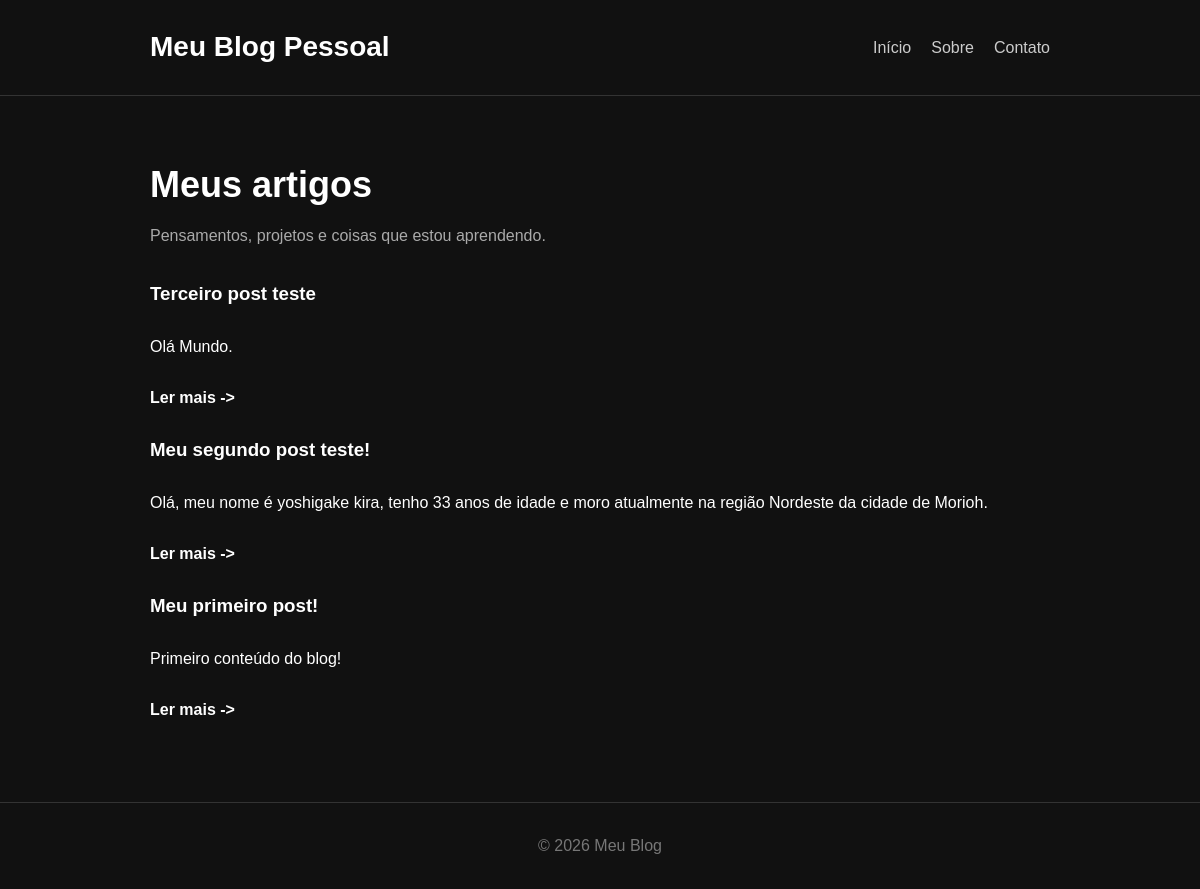
Before: / with the older database file.
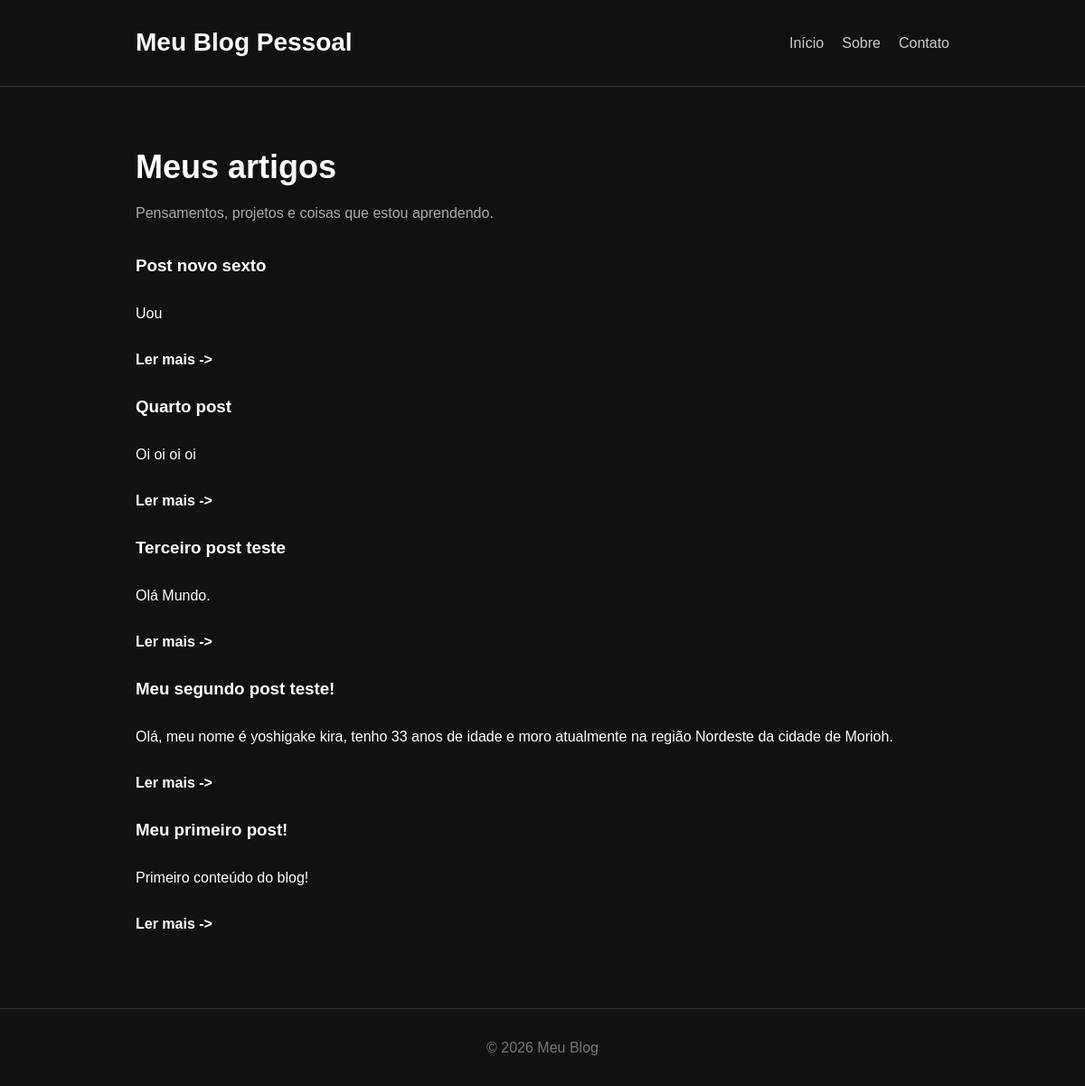
After: the same page with the newer database file.
### tables this page shows
CREATE TABLE posts (
            id INTEGER PRIMARY KEY AUTOINCREMENT,
            title TEXT NOT NULL,
            content TEXT NOT NULL
        );

### app.py (the view)
@app.route("/")
def home():
    conn = get_db_connection()
    posts = conn.execute(
        "SELECT * FROM posts ORDER BY id DESC"
    ).fetchall()
    conn.close()
    return render_template("index.html", posts=posts)

### app.py (called while the page is built)
def get_db_connection():
    conn = sqlite3.connect("blog.db")
    conn.row_factory = sqlite3.Row
    return conn

### templates/index.html (shortened to what this page needs)
<!DOCTYPE html>
<html lang="pt-br">
<head>
    <link rel="stylesheet" href="{{ url_for('static', filename='css/style.css') }}">
</head>
<body>
    <header class="header">
        <div class="container">
            <h1>Meu Blog Pessoal</h1>
            <nav>
                <a href="/">Início</a>
                <a href="#">Sobre</a>
                <a href="#">Contato</a>
            </nav>
        </div>
    </header>
    <main class="container">
        <section class="intro">
            <h2>Meus artigos</h2>
            <p>
                Pensamentos, projetos e coisas que estou aprendendo.
            </p>
        </section>
        <section class="posts">
            {% for post in posts %}
            <article class="posts">
                <h3>{{post["title"]}}</h3>
                <p>
                    {{post["content"]}}
                </p>
                <a href="{{url_for('post', id=post['id'])}}" class="read-more">
                    Ler mais ->
                </a>
            </article>
            {% endfor %}
        </section>
    </main>
    <footer class="footer">
        <p>
            © 2026 Meu Blog
        </p>
    </footer>
</html>

### static/css/style.css (style rules this page uses)
* { margin: 0; padding: 0; box-sizing: border-box; }
body { font-family: Arial, sans-serif; background-color: #111; color: #fff; line-height: 1.6; }
.container { width: 90%; max-width: 900px; margin: auto; }
.header { border-bottom: 1px solid #333; padding: 25px 0; }
.header .container { display: flex; justify-content: space-between; align-items: center; }
.header h1 { font-size: 28px; }
nav { display: flex; gap: 20px; }
nav a { color: #ccc; text-decoration: none; }
.intro { padding: 60px 0 30px; }
.intro h2 { font-size: 36px; margin-bottom: 10px; }
.intro p { color: #aaa; }
.posts { display: flex; flex-direction: column; gap: 25px; }
.read-more { color: #fff; text-decoration: none; font-weight: bold; }
.footer { margin-top: 80px; padding: 30px 0; text-align: center; border-top: 1px solid #333; color: #777; }

Changed rows visible on the page:
added posts: title "Post novo sexto", content "Uou"
added posts: title "Quarto post", content "Oi oi oi oi"
